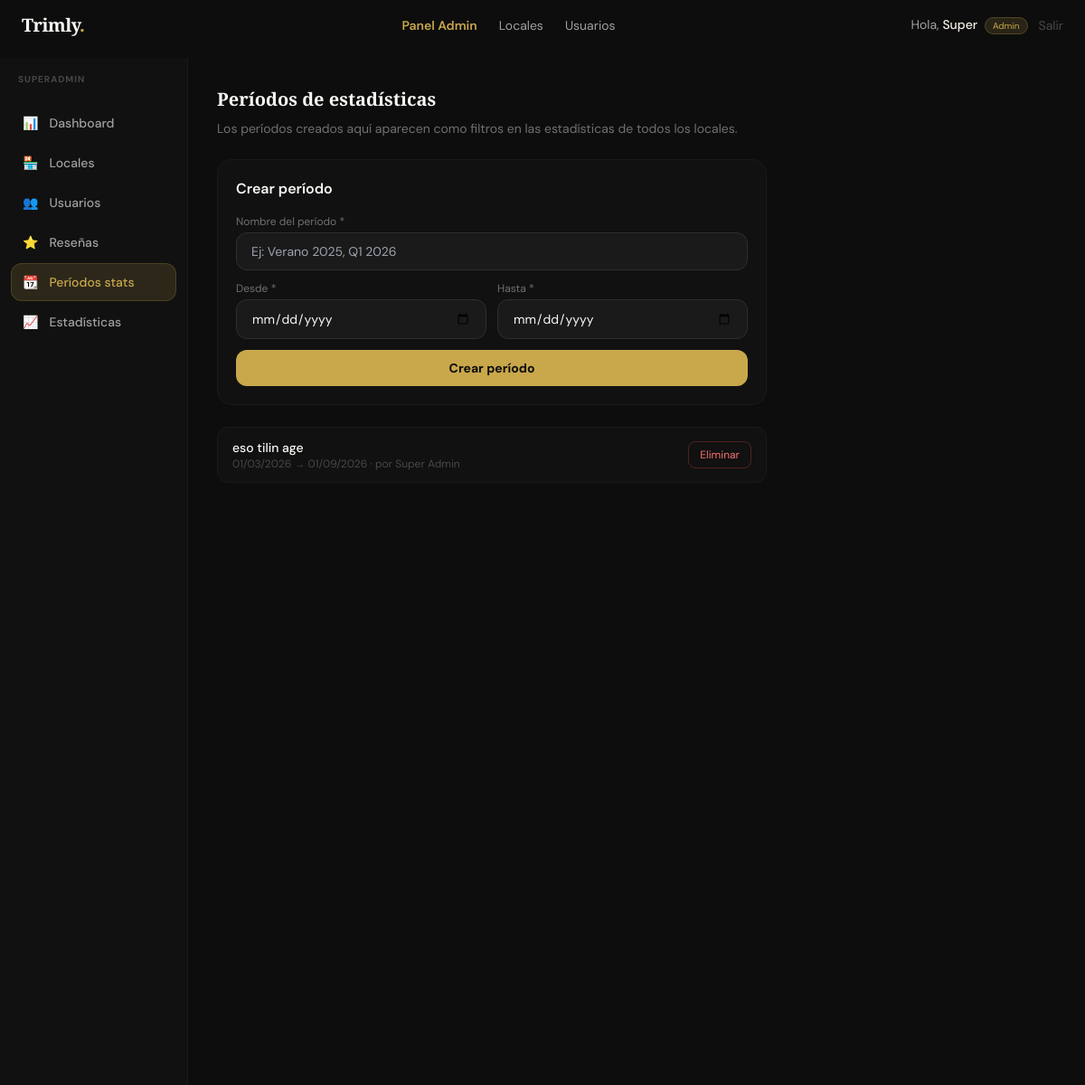
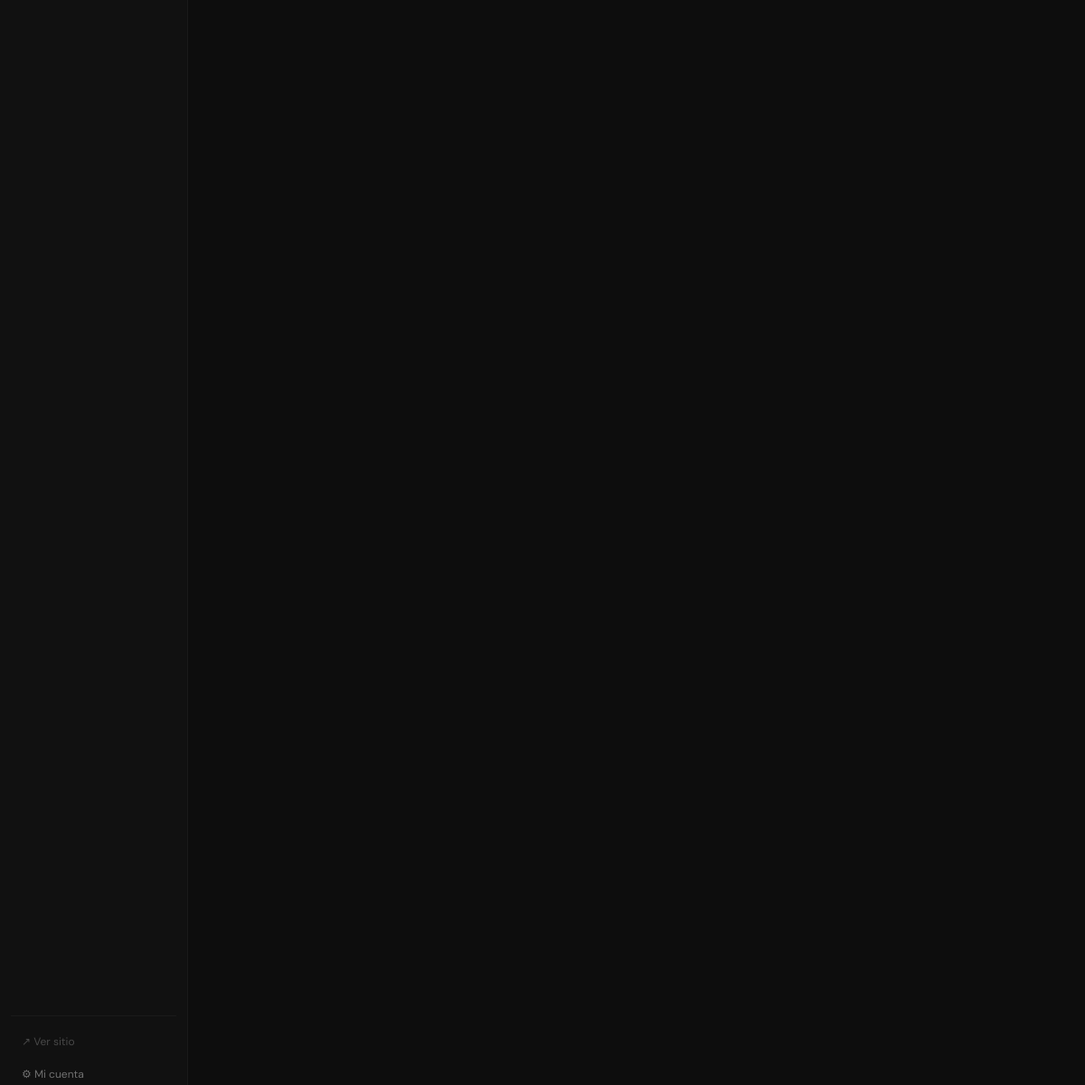
/trimly/admin/periodos (signed in), run on the app's committed database (2 pictures, top to bottom).
### tables this page shows
CREATE TABLE `stat_periods` (
  `id` int UNSIGNED NOT NULL,
  `name` varchar(100) NOT NULL,
  `date_from` date NOT NULL,
  `date_to` date NOT NULL,
  `created_by` int UNSIGNED NOT NULL,
  `created_at` datetime NOT NULL DEFAULT CURRENT_TIMESTAMP
);

CREATE TABLE `users` (
  `id` int UNSIGNED NOT NULL,
  `name` varchar(100) NOT NULL,
  `email` varchar(150) NOT NULL,
  `phone` varchar(30) DEFAULT NULL,
  `password_hash` varchar(255) NOT NULL,
  `role` enum('superadmin','shop_owner','employee','client') NOT NULL DEFAULT 'client',
  `avatar` varchar(255) DEFAULT NULL,
  `email_verified` tinyint(1) NOT NULL DEFAULT '0',
  `verify_token` varchar(100) DEFAULT NULL,
  `reset_token` varchar(100) DEFAULT NULL,
  `reset_expires` datetime DEFAULT NULL,
  `status` enum('active','suspended','banned') NOT NULL DEFAULT 'active',
  `last_login` datetime DEFAULT NULL,
  `created_at` datetime NOT NULL DEFAULT CURRENT_TIMESTAMP,
  `updated_at` datetime NOT NULL DEFAULT CURRENT_TIMESTAMP ON UPDATE CURRENT_TIMESTAMP,
  `ban_reason` varchar(500) DEFAULT NULL,
  `suspended_until` datetime DEFAULT NULL
);

### app/Controllers/BaseController.php (called while the page is built, shortened)
<?php
abstract class BaseController
{
    protected function view(string $template, array $viewData = [], int $status = 200): void
    {
        require APP_PATH . '/Views/partials/layout.php';
    }
}

### app/Controllers/AdminController.php (called while the page is built, shortened)
<?php
class AdminController extends BaseController
{
    public function statPeriods(): void {
        $db      = \App\Models\Database::getInstance();
        $periods = $db->query("SELECT sp.*, u.name AS creator FROM stat_periods sp JOIN users u ON u.id = sp.created_by ORDER BY sp.date_from DESC")->fetchAll();
        $this->view('admin/stat_periods', ['pageTitle' => 'Períodos de estadísticas', 'periods' => $periods]);
    }
}

### index.php (called while the page is built, shortened)
<?php
$routes = require BASE_PATH . '/routes/web.php';
$method = $_SERVER['REQUEST_METHOD'];
$uri  = parse_url($_SERVER['REQUEST_URI'], PHP_URL_PATH);
$base = base_path();
if ($base && str_starts_with($uri, $base)) $uri = substr($uri, strlen($base));
$uri = rtrim($uri, '/') ?: '/';
$matched = null; $params = [];
foreach ($routes as [$rMethod, $pattern, $handler, $middleware]) {
    if (strtoupper($rMethod) !== $method) continue;
    $regex = str_contains($pattern, '{any}')
        ? str_replace('{any}', '(.*)', $pattern)
        : preg_replace('/\{[^}]+\}/', '([^/]+)', $pattern);
    $regex = '#^' . $regex . '$#u';
    if (preg_match($regex, $uri, $matches)) {
        preg_match_all('/\{([^}]+)\}/', $pattern, $paramNames);
        array_shift($matches);
        $params  = !empty($paramNames[1]) ? array_combine($paramNames[1], $matches) : [];
        $matched = [$handler, $middleware, $params];
        break;
    }
}
[$handler, $middleware, $params] = $matched;
[$controllerName, $actionName] = explode('@', $handler);
$controller = new $controllerClass();
$controller->$actionName(...array_values($params));

### app/Helpers/Helpers.php (called while the page is built, shortened)
<?php
function base_path(): string {
    static $base = null;
    if ($base === null) {
        $appUrl = rtrim(getenv('APP_URL') ?: 'http://localhost', '/');
        $parsed = parse_url($appUrl);
        $base   = rtrim($parsed['path'] ?? '', '/');
    }
    return $base;
}
function path(string $route = ''): string {
    return base_path() . '/' . ltrim($route, '/');
}
function e(mixed $val): string {
    return htmlspecialchars((string)($val ?? ''), ENT_QUOTES | ENT_SUBSTITUTE, 'UTF-8');
}

### app/Views/admin/stat_periods.php (the view, shortened to what this page needs)
<div class="flex min-h-screen pt-16 pb-16 lg:pb-0">
<?php require __DIR__ . '/partials/sidebar.php'; ?>
<main class="flex-1 p-4 sm:p-5 lg:p-8 overflow-x-hidden min-w-0 max-w-2xl">
  <h1 class="font-display text-xl font-bold text-cream-light mb-2">Períodos de estadísticas</h1>
  <p class="text-sm text-ink-400 mb-6">Los períodos creados aquí aparecen como filtros en las estadísticas de todos los locales.</p>
  <div class="bg-ink-800 border border-ink-700 rounded-2xl p-5 mb-6">
    <h3 class="font-semibold text-cream-light mb-4">Crear período</h3>
    <div class="space-y-3">
      <div>
        <label class="block text-xs text-ink-400 mb-1">Nombre del período *</label>
        <input type="text" id="p-name" placeholder="Ej: Verano 2025, Q1 2026"
               class="input-gold w-full bg-ink-700 border border-ink-600 rounded-xl px-4 py-2.5 text-sm text-cream-light focus:outline-none">
      </div>
      <div class="grid grid-cols-2 gap-3">
        <div>
          <label class="block text-xs text-ink-400 mb-1">Desde *</label>
          <input type="date" id="p-from"
                 class="input-gold w-full bg-ink-700 border border-ink-600 rounded-xl px-4 py-2.5 text-sm text-cream-light focus:outline-none">
        </div>
        <div>
          <label class="block text-xs text-ink-400 mb-1">Hasta *</label>
          <input type="date" id="p-to"
                 class="input-gold w-full bg-ink-700 border border-ink-600 rounded-xl px-4 py-2.5 text-sm text-cream-light focus:outline-none">
        </div>
      </div>
      <button onclick="createPeriod()"
              class="w-full bg-gold hover:bg-gold-500 text-ink-900 font-bold py-2.5 rounded-xl text-sm transition-colors">
        Crear período
      </button>
    </div>
  </div>
  <?php if (empty($periods)): ?>
  <p class="text-center text-ink-500 py-10">No hay períodos creados aún.</p>
  <?php else: ?>
  <div class="space-y-2">
    <?php foreach ($periods as $p): ?>
    <div class="flex items-center justify-between bg-ink-800 border border-ink-700 rounded-xl px-4 py-3">
      <div>
        <p class="text-cream-light font-medium text-sm"><?= e($p['name']) ?></p>
        <p class="text-xs text-ink-500">
          <?= date('d/m/Y', strtotime($p['date_from'])) ?> → <?= date('d/m/Y', strtotime($p['date_to'])) ?>
          · por <?= e($p['creator']) ?>
        </p>
      </div>
      <button onclick="deletePeriod(<?= $p['id'] ?>, '<?= e(addslashes($p['name'])) ?>')"
              class="text-xs text-red-400 hover:text-red-300 border border-red-500/30 hover:border-red-400/50 px-3 py-1.5 rounded-lg transition-all">
        Eliminar
      </button>
    </div>
    <?php endforeach; ?>
  </div>
  <?php endif; ?>
</main>
</div>

### app/Views/partials/header.php (shortened to what this page needs)
<?php
$user     = $_SESSION['user'] ?? null;
$role     = $user['role'] ?? null;
$isAdmin  = $role === 'superadmin';
?>
<header class="fixed top-0 left-0 right-0 z-50" style="left:0;right:0;width:100%">
  <div id="hdr" class="transition-all duration-300 border-b border-transparent">
    <div class="w-full px-4 sm:px-6">
      <div class="flex items-center justify-between h-14">
        <a href="<?= path('/') ?>" class="flex items-center shrink-0 mr-6">
          <span class="font-display font-bold text-xl text-cream-light tracking-tight">Trimly<span class="text-gold">.</span></span>
        </a>
        <nav class="hidden md:flex items-center gap-6">
          <?php if($isAdmin): ?>
            <a href="<?= path('/admin') ?>" class="nav-link text-sm font-semibold text-gold">Panel Admin</a>
            <a href="<?= path('/admin/locales') ?>" class="nav-link text-sm text-ink-300 hover:text-cream transition-colors">Locales</a>
            <a href="<?= path('/admin/usuarios') ?>" class="nav-link text-sm text-ink-300 hover:text-cream transition-colors">Usuarios</a>
          <?php endif; ?>
        </nav>
        <div class="hidden md:flex items-center gap-3">
          <?php if($user): ?>
            <span class="text-sm text-ink-300">Hola, <span class="text-cream font-medium"><?= e(explode(' ',$user['name'])[0]) ?></span>
              <?php if($isAdmin): ?><span class="ml-1 text-[10px] bg-gold/15 text-gold border border-gold/25 px-2 py-0.5 rounded-full">Admin</span><?php endif; ?>
            </span>
            <a href="<?= path('/logout') ?>" class="text-sm text-ink-500 hover:text-ink-200 transition-colors">Salir</a>
          <?php endif; ?>
        </div>
      </div>
    </div>
  </div>
</header>

### app/Views/partials/layout.php (style rules this page uses)
.nav-link { position:relative; }
.nav-link::after { content:'';position:absolute;bottom:-2px;left:0;width:0;height:1px;background:#C9A84C;transition:width .3s ease; }

### data on the page
stat_periods: created_by.name "Super", name "eso tilin age", date_from "01/03/2026", date_to "01/09/2026", created_by.name "Super Admin"

### other printed values
$item['icon'] "📊"
$item['label'] "Dashboard"
$item['icon'] "🏪"
$item['label'] "Locales"
$item['icon'] "👥"
$item['label'] "Usuarios"
$item['icon'] "⭐"
$item['label'] "Reseñas"
$item['icon'] "📆"
$item['label'] "Períodos stats"
$item['icon'] "📈"
$item['label'] "Estadísticas"
